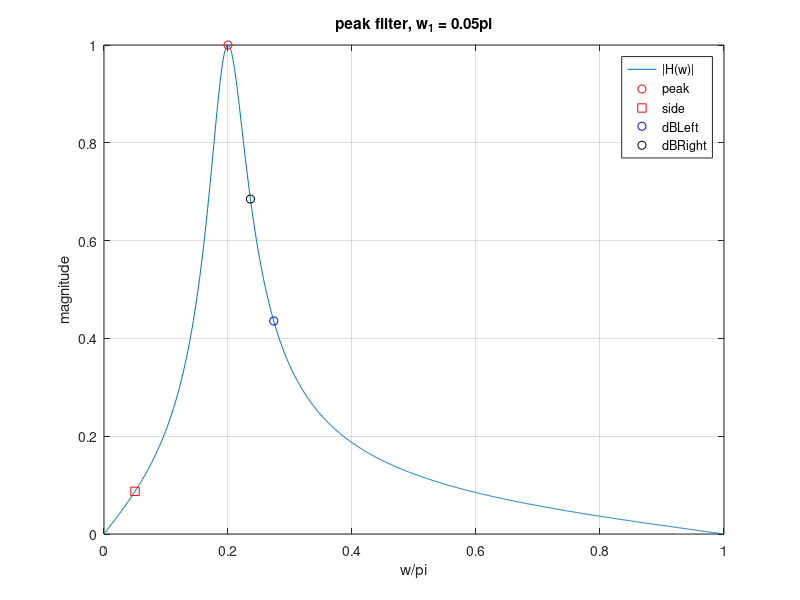

Reproduce this figure in MATLAB.
wo = 0.2*pi;
b = 0.1;
w1 = 0.05*pi;
Hww = @(w) (j.*b.*sin(w))./(cos(w)-cos(wo)+j.*b.*sin(w));
w = linspace(0,pi,1000);
Hmag = abs(Hww(w));
w0Out = abs(Hww(wo));
w1Out = abs(Hww(w1));
dbleft = (cos(wo)+(b.*sqrt((b^2) + (sin(wo))^2)))./(1+(b^2));
dbright = (cos(wo)-(b.*sqrt((b^2) + (sin(wo))^2)))./(1+(b^2));
dbleftout = abs(Hww(dbleft));
dbrightout = abs(Hww(dbright));

figure;
plot(w./pi,Hmag)
grid on
hold on
plot(wo./pi,w0Out,'ro')
hold on
plot(w1./pi,w1Out,'rs')
hold on
plot(dbleft./pi, dbleftout,'bo') %got the wrong answer
hold on
plot(dbright./pi, dbrightout,'blacko')
xlabel('w/pi')
ylabel('magnitude')
title('peak filter, w_1 = 0.05pi')
legend('|H(w)|','peak','side','dBLeft','dBRight')